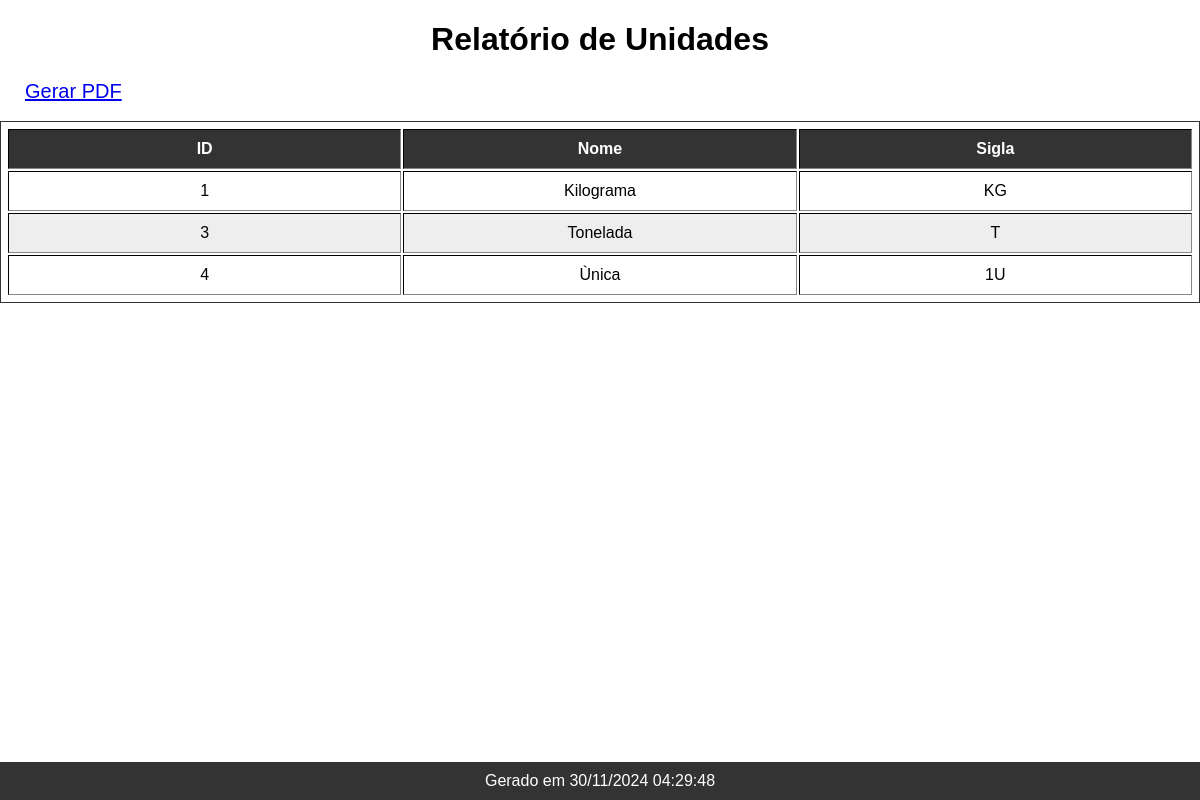
Page /Relatorio/relunidade.php on the committed database.
### tables this page shows
CREATE TABLE `tb_unidade` (
  `id_unidade` int(11) NOT NULL,
  `nm_unidade` varchar(55) DEFAULT NULL,
  `sigla_unidade` varchar(10) DEFAULT NULL
);

### Relatorio/relunidade.php (the view, shortened to what this page needs)
<?php
include ('../BDpetcare/config/conecta.php');
$sql=$conn->prepare("SELECT * FROM tb_unidade LIMIT 30");
$sql->execute();
$result=$sql->fetchAll();
?>
<!DOCTYPE html>
<html lang="en">
<head>
</head>
<body>
    <h1> Relatório de Unidades </h1>
    <li class="gerapdf"><a href="http://localhost/PetCareAll/Relatorio/gerapdfUni.php">Gerar PDF</a></li>
    <br> <br>
    <table border="1">
        <thead>
            <tr>
            <th>ID</th>
            <th>Nome</th>
            <th>Sigla</th>
            </tr>
        </thead>
        <tbody>
            <?php
            foreach($result as $linha) {
                echo "<tr>";
                echo "<td>".$linha['id_unidade']."</td>";
                echo "<td>".$linha['nm_unidade']."</td>";
                echo "<td>".$linha['sigla_unidade']. "</td>";
            }
            ?>
        </tbody>
    </table>
    <footer class="footer">
        Gerado em <?php echo (new Datetime())->format('d/m/Y h:i:s')?>
    </footer>
</body>
</html>

### Relatorio/relunidade.php (style rules this page uses)
body { font-family: 'Verdana', sans-serif; margin:0px; padding:0px; }
.footer { position: fixed; left: 0; right:0; bottom:0; background: #333; color:#FFF; text-align: center; padding: 10px; }
h1 { text-align: center; }
table { width: 100%; border: 1px solid #333; padding: 5px; table-layout: fixed; }
table tr th, table tr td { padding: 10px; word-wrap: break-word; overflow-wrap: break-word; word-break: break-all; }
table tr th { background: #333; color: #FFF; }
table tr:nth-child(even) td { background: #EEE; }
table tr td { text-align: center; }
.gerapdf { display: inline; padding: 15px 25px; color: lightblue; text-decoration: none; transition: background .2s; font-size: 20px; }

### rows in the picture
tb_unidade: id_unidade "1", nm_unidade "Kilograma", sigla_unidade "KG"
tb_unidade: id_unidade "3", nm_unidade "Tonelada", sigla_unidade "T"
tb_unidade: id_unidade "4", nm_unidade "Ùnica", sigla_unidade "1U"
